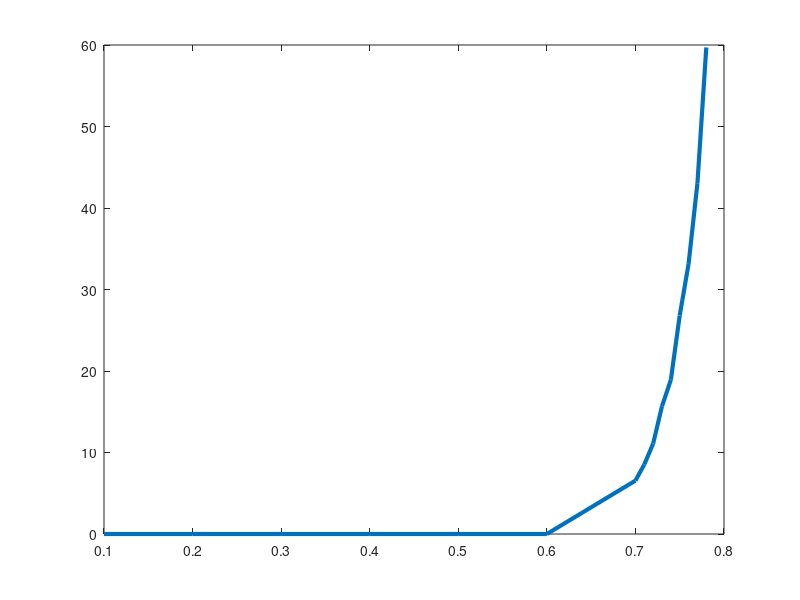

Source code (MATLAB):
U1 = 0.1:0.1:0.7;
U2 = 0.71:0.01:0.78;
U = [U1 U2];
I = [0.00 0.00 0.00 0.00 0.00 0.00 6.55 8.53 11.09 15.68 18.92 26.81 33.14 43.04 59.70];
plot(U,I,"LineWidth",3)
%doc plot